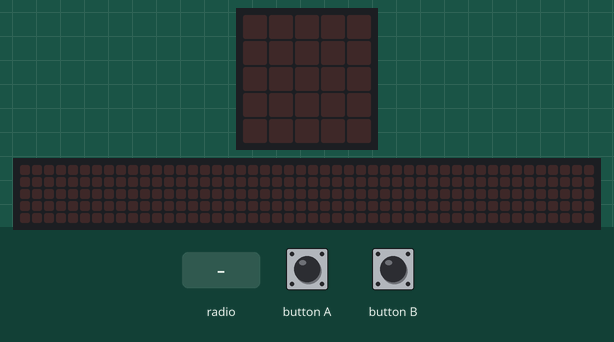
A program run on a simulated BBC micro:bit (MakeCode). Shown: the board's 5×5 LED display, a strip that is not on the board, showing the scrolling text unrolled. The test bench sets the inputs (shaded band). Random numbers come from a fixed seed; the 48×5 strip is a reading aid, not a part: it shows the text the display is scrolling, unrolled, one strip-width of it at a time.

Above: at 1.2 s.
1.3 s: button A pressed for 0.15 s
At 1.6 s:
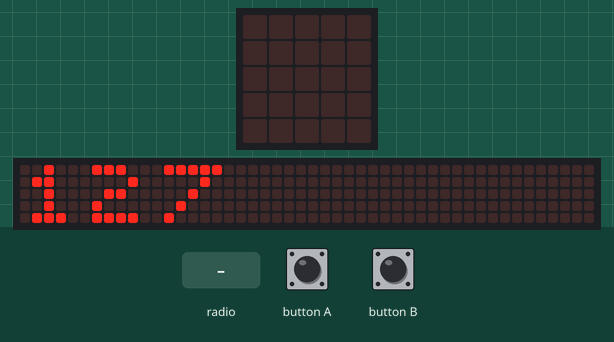
4.3 s: radio message "1" arrives
At 4.37 s:
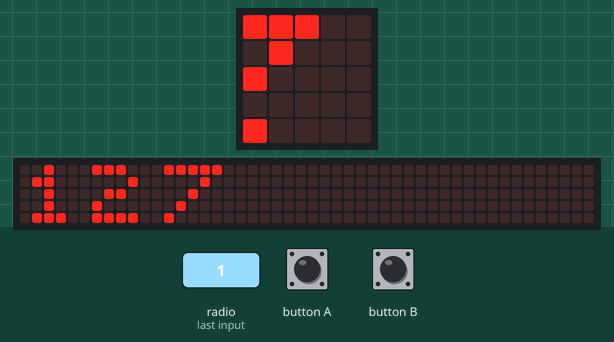
6.5 s: button B pressed for 0.15 s
At 6.8 s:
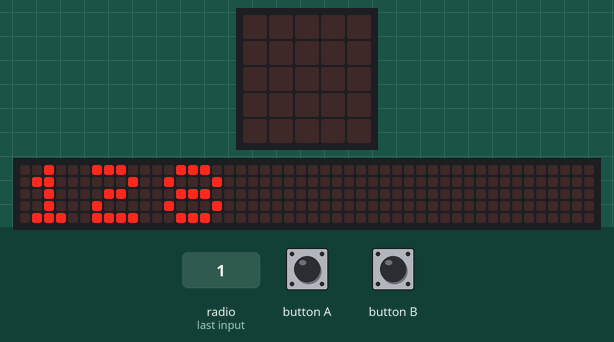
9.6 s: radio message "0" arrives
11.4 s: radio message "5" arrives
At 11.9 s:
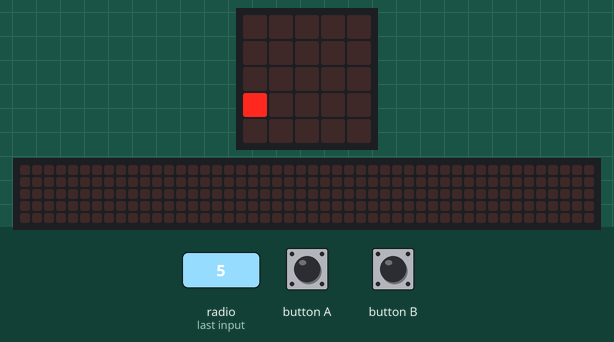
12.9 s: button A pressed for 0.15 s
At 13.42 s:
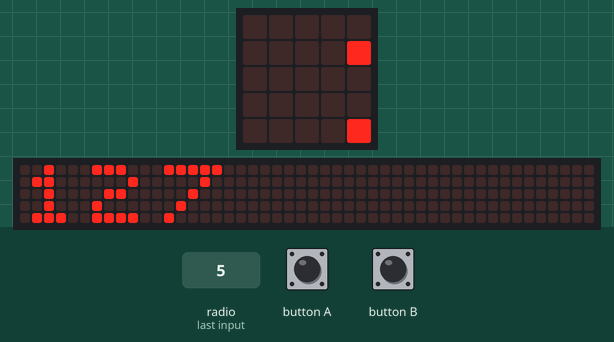

The program:

main.ts
```typescript
/**
 * Download this code and connect the device to the computer.
 *
 * Press A and B to select the radio group or change it in the code.
 */
// Send all received packets to serial output
radio.onReceivedNumber(function (receivedNumber) {
    radio.writeReceivedPacketToSerial()
    led.toggle(randint(0, 4), randint(0, 4))
})
// Decrement radio group by 1
input.onButtonPressed(Button.A, function () {
    group = Math.max(0, group - 1)
    radio.setGroup(group)
    led.stopAnimation()
    basic.showNumber(group)
})
// Increment radio group by 1
input.onButtonPressed(Button.B, function () {
    group = Math.min(255, group + 1)
    radio.setGroup(group)
    led.stopAnimation()
    basic.showNumber(group)
})
let group = 0
group = 128
radio.setGroup(group)
```

test.ts
```typescript
// tests gaan hier; deze zal niet worden gecompileerd wanneer dit pakket wordt gebruikt als extensie.
```

Measured:
- after the input at 1.3 s, the display: changes after 0.15 s (image 1)
- after the input at 6.5 s, the display: changes after 0.15 s (image 3)
- after the input at 11.4 s, the display: changes at once (image 4)
- after the input at 12.9 s, the display: first changes after 0.15 s (image 5 shows a later state)
